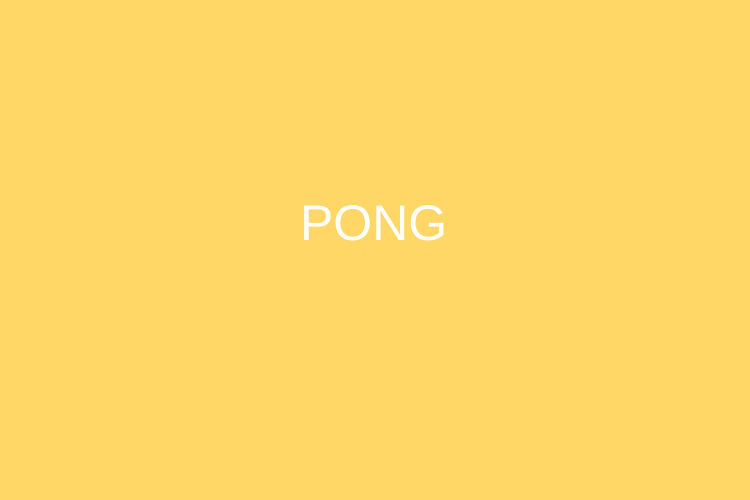
Frame 1 (no input)
Frame 60 (no input): identical to frame 1, image omitted
Frame 120 (the mouse pressed at the canvas centre since frame 60): identical to frame 1, image omitted

The p5.js sketch that drew this single still picture (run headless with seeded random() and noise() and a simulated clock; from frame 60 on, the mouse is pressed at the canvas centre):

// p5.js sketch
// ── sketch.js
let gameRunning = true
let gameStart = false
var start_button
let time = 0
let powerUpTime = 5
let buttonx = 330
let buttony = 280
let x1
let y1 = 25
let x2
let y2 = 25
let x3
let y3 = 25
let x4
let y4 = 25
let x5
let y5 = 25
let sizePowerUpX
let sizePowerUpY = 20
let vx1
let vy1
let vx2
let vy2
let vx3
let vy3
let vx4
let vy4
let vx5
let vy5
let vSizePowerX
let vSizePowerY
let ball2 = false
let ball3 = false
let ball4 = false
let ball5 = false
let sizePowerUp = false
let poweredUp = false
let controllerLength = 110

function setup() {
  frameRate(60)
  createCanvas(750, 500)
  x1 = random(25, 720)
  x2 = random(25, 720)
  x3 = random(25, 720)
  x4 = random(25, 720)
  x5 = random(25, 720)
  sizePowerUpX = random(30, 720)
  vx1 = random(3, 5)
  vy1 = 4
  vx2 = random(-3, -5)
  vy2 = 4
  vx3 = random(3, 5)
  vy3 = 4
  vx4 = random(3, 5)
  vy4 = 4
  vx5 = random(3, 5)
  vy5 = 4
  vSizePowerX = random(3, 5)
  vSizePowerY = 6
  background(255, 204, 0)
}

function draw() {
  // General
  noStroke()
  background(255, 215, 102)

  if(frameCount < 180){ // Start Screen
    fill(color(255))
    textSize(50)
    text("PONG", 300, 240)
  }
  else { // Game Screen
    // Timer
    if(frameCount % 60 == 0 && gameRunning == true) {
      time = time + 1
    }
    fill(color(255))
    textSize(32)
    text(str(time) + "s", 680, 50)

    // The Pong Controller
    fill(color(244, 244, 248))
    if(mouseX < 640){
      rect(mouseX, 440, controllerLength, 40)
    }
    else {
      rect(640, 440, controllerLength, 40)
    }

    // Balls General
    fill(color(244, 244, 248))

    // Ball 1
    if(gameRunning == true){
      x1 = x1 + vx1
      y1 = y1 + vy1
    }
    if(x1 >= 730 || x1 <= 20) {
      vx1 = vx1 * -1
    }
    if(y1 <= 20) {
      vy1 = vy1 * -1
    }
    if(y1 >= 480){
      vy1 = 0
      vx1 = 0
      textSize(50)
      fill(color(255))
      //textFont(myFont)
      text('GAME OVER', 230, 230)
      gameRunning = false
    }
    if(x1 >= mouseX && x1 <= mouseX+controllerLength) {
      if(y1 >= 430 && y1 <= 440) {
        vy1 = vy1 * -1
      }
    }
    circle(x1, y1, 20)

    // Ball 2
    if(time == 5) {
      ball2 = true
    }
    if(ball2 == true){
      if(gameRunning == true){
        x2 = x2 + vx2
        y2 = y2 + vy2
      }
      if(x2 >= 730 || x2 <= 20) {
        vx2 = vx2 * -1
      }
      if(y2 <= 20) {
        vy2 = vy2 * -1
      }
      if(y2 >= 480){
        vy2 = 0
        vx2 = 0
        textSize(50)
        fill(color(255))
        //textFont(myFont)
        text('GAME OVER', 230, 230)
        gameRunning = false
      }
      if(x2 >= mouseX && x2 <= mouseX+controllerLength) {
        if(y2 >= 430 && y2 <= 440) {
          vy2 = vy2 * -1
        }
      }
      circle(x2, y2, 20)
    }

    // Ball 3
    if(time == 10) {
      ball3 = true
    }
    if(ball3 == true){
      if(gameRunning == true){
        x3 = x3 + vx3
        y3 = y3 + vy3
      }
      if(x3 >= 730 || x3 <= 20) {
        vx3 = vx3 * -1
      }
      if(y3 <= 20) {
        vy3 = vy3 * -1
      }
      if(y3 >= 480){
        vy3 = 0
        vx3 = 0
        textSize(50)
        fill(color(255))
        //textFont(myFont)
        text('GAME OVER', 230, 230)
        gameRunning = false
      }
      if(x3 >= mouseX && x3 <= mouseX+controllerLength) {
        if(y3 >= 430 && y3 <= 440) {
          vy3 = vy3 * -1
        }
      }
      circle(x3, y3, 20)
    }

    // Ball 4
    if(time == 15) {
      ball4 = true
    }
    if(ball4 == true){
      if(gameRunning == true){
        x4 = x4 + vx4
        y4 = y4 + vy4
      }
      if(x4 >= 730 || x4 <= 20) {
        vx4 = vx4 * -1
      }
      if(y4 <= 20) {
        vy4 = vy4 * -1
      }
      if(y4 >= 480){
        vy4 = 0
        vx4 = 0
        textSize(50)
        fill(color(255))
        //textFont(myFont)
        text('GAME OVER', 230, 230)
        gameRunning = false
      }
      if(x4 >= mouseX && x4 <= mouseX+controllerLength) {
        if(y4 >= 430 && y4 <= 440) {
          vy4 = vy4 * -1
        }
      }
      circle(x4, y4, 20)
    }

    // Ball 5
    if(time == 20) {
      ball5 = true
    }
    if(ball5 == true){
      if(gameRunning == true){
        x5 = x5 + vx5
        y5 = y5 + vy5
      }
      if(x5 >= 730 || x5 <= 20) {
        vx5 = vx5 * -1
      }
      if(y5 <= 20) {
        vy5 = vy5 * -1
      }
      if(y5 >= 480){
        vy5 = 0
        vx5 = 0
        textSize(50)
        fill(color(255))
        //textFont(myFont)
        text('GAME OVER', 230, 230)
        gameRunning = false
      }
      if(x5 >= mouseX && x5 <= mouseX+controllerLength) {
        if(y5 >= 430 && y5 <= 440) {
          vy5 = vy5 * -1
        }
      }
      circle(x5, y5, 20)
    }

    // Power Up
    if(time % 11 == 0) {
      sizePowerUp = true
    }
    if(sizePowerUp == true) {
      if(gameRunning == true) {
        sizePowerUpX = sizePowerUpX + vSizePowerX
        sizePowerUpY = sizePowerUpY + vSizePowerY
      }
      if(sizePowerUpX >= 730 || sizePowerUpX <= 20) {
        vSizePowerX = vSizePowerX * -1
      }
      if(sizePowerUpY <= 20) {
        vSizePowerY = vSizePowerY * -1
      }
      if(sizePowerUpX >= mouseX && sizePowerUpX <= mouseX+controllerLength) {
        if(sizePowerUpY >= 430 && sizePowerUpY <= 440) {
          poweredUp = true
          sizePowerUp = false
        }
      }
      if(powerUpTime <= 0) {
        controllerLength = 110
        poweredUp = false
        sizePowerUp = false
        powerUpTime = 5
        sizePowerUpX = 40
        sizePowerUpY = 30
        vSizePowerX = 4
        vSizePowerY = 5
      }
      if(poweredUp == true){
        controllerLength = 220
        if(frameCount % 60 == 0){
          powerUpTime = powerUpTime - 1
        }
        /*
        fill(color(255))
        textSize(32)
        text("Power " + str(powerUpTime) + "s", 50, 50)
        */
      }
      fill(color(42, 183, 202))
      circle(sizePowerUpX, sizePowerUpY, 20)
    }

    // End Line
    fill(color(254, 74, 73))
    rect(0, 490, 750, 15)
  }
}
